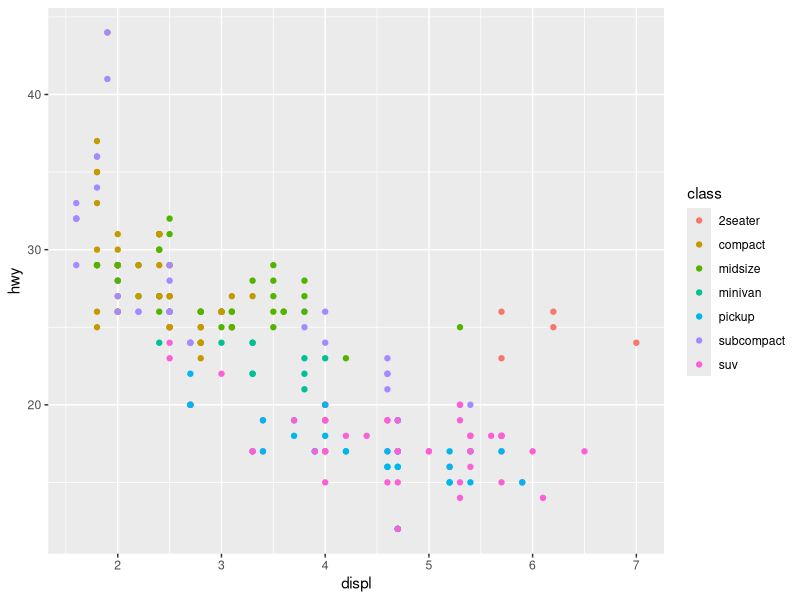
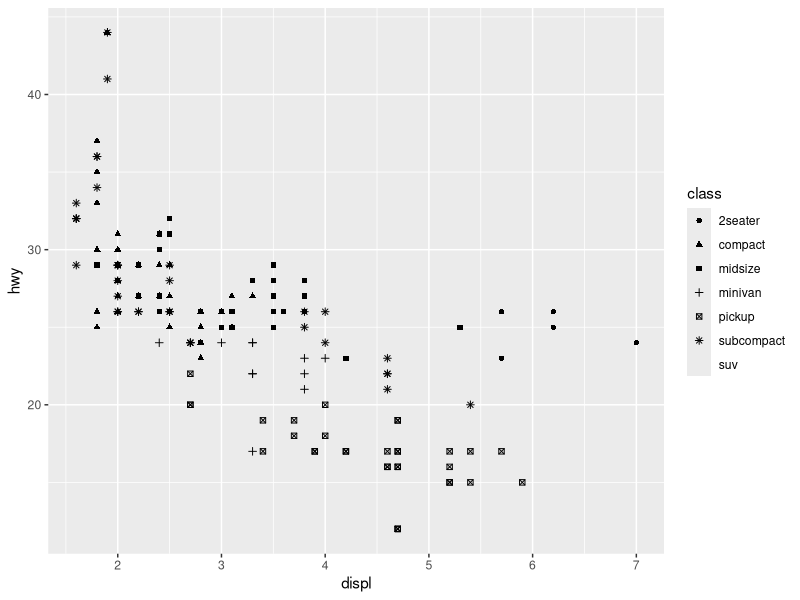

The R source for these figures, in order:
## ---- chunk 1
knitr::opts_chunk$set(echo = FALSE)
library(tidyverse)
## ---- chunk 2
ggplot(data = mpg, aes(x = displ, y = hwy)) +
    geom_point(aes(color = class))
## ---- chunk 3
ggplot(data = mpg, aes(x = displ, y = hwy, shape = class)) +
    geom_point()
